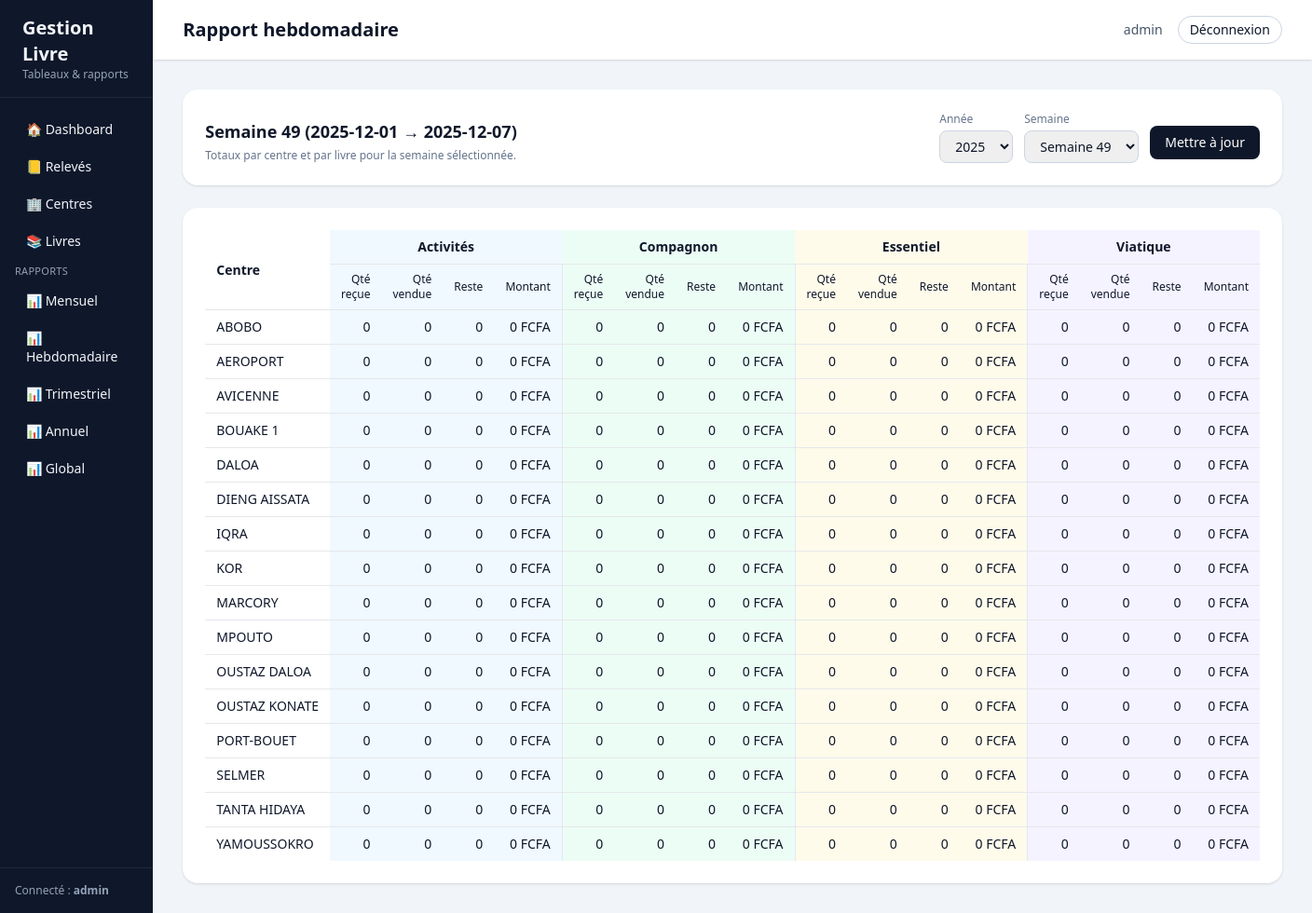
The app's page /rapports/semaine/ (signed in) with its own data.
### accounts/models.py (models this page shows, shortened)
class User(AbstractUser):
    ROLE_ADMIN = "ADMIN"
    ROLE_CENTRE = "CENTRE"
    ROLE_CHOICES = (
        (ROLE_ADMIN, "Administrateur"),
        (ROLE_CENTRE, "Centre"),
    )
    role = models.CharField(
        max_length=20,
        choices=ROLE_CHOICES,
        default=ROLE_CENTRE,
    )
    centre = models.ForeignKey(
        "gestion.Centre",
        on_delete=models.SET_NULL,
        null=True,
        blank=True,
        related_name="utilisateurs",
    )
    def is_centre(self):
        return self.role == self.ROLE_CENTRE

### gestion/models.py (models this page shows, shortened)
class Livre(models.Model):
    code = models.CharField(
        max_length=50,
        unique=True,
        help_text="Ex: COMPAGNON_180"
    )
    nom = models.CharField(
        max_length=100,
        help_text="Ex: Compagnon"
    )
    pages = models.PositiveIntegerField(default=0)
    prix_unitaire_defaut = models.DecimalField(
        max_digits=10,
        decimal_places=2,
        help_text="Prix par défaut (peut être modifié par centre/période)."
    )

class Centre(models.Model):
    nom = models.CharField(max_length=100, unique=True)
    ville = models.CharField(max_length=100, blank=True)
    contact = models.CharField(max_length=100, blank=True)

### gestion/views.py (the view)
# urls.py: path("rapports/semaine/", rapport_hebdomadaire, name="rapport_hebdomadaire"),
@login_required
def rapport_hebdomadaire(request):
    today = timezone.now().date()
    iso = today.isocalendar()  # namedtuple (year, week, weekday)
    try:
        year = int(request.GET.get("year", iso.year))
    except ValueError:
        year = iso.year
    try:
        week = int(request.GET.get("week", iso.week))
    except ValueError:
        week = iso.week
    date_debut, date_fin = _week_range(year, week)
    releves = ReleveCentreLivre.objects.filter(
        date_fin__gte=date_debut,
        date_fin__lte=date_fin,
    )
    user = request.user
    if hasattr(user, "is_centre") and user.is_centre() and user.centre_id:
        releves = releves.filter(centre=user.centre)
        centres = Centre.objects.filter(pk=user.centre_id)
    else:
        centres = Centre.objects.all().order_by("nom")
    livres = list(Livre.objects.all().order_by("nom"))
    rows = []
    for centre in centres:
        row = {"centre": centre, "livres": []}
        for livre in livres:
            agg = releves.filter(centre=centre, livre=livre).aggregate(
                q_recue=Sum("quantite_recue"),
                q_vendue=Sum("quantite_vendue"),
                montant=Sum("montant_ventes"),
                reste=Sum("quantite_reste"),
            )
            row["livres"].append(
                {
                    "livre": livre,
                    "q_recue": agg["q_recue"] or 0,
                    "q_vendue": agg["q_vendue"] or 0,
                    "reste": agg["reste"] or 0,
                    "montant": agg["montant"] or 0,
                }
            )
        rows.append(row)
    current_year = today.year
    year_choices = list(range(current_year - 5, current_year + 2))
    week_choices = [(i, f"Semaine {i}") for i in range(1, 54)]
    label = f"Semaine {week} ({date_debut} → {date_fin})"
    context = {
        "year": year,
        "week": week,
        "week_label": label,
        "year_choices": year_choices,
        "week_choices": week_choices,
        "livres": livres,
        "rows": rows,
        "colspan": 1 + len(livres) * 4,
    }
    return render(request, "gestion/rapport_hebdomadaire.html", context)

### gestion/views.py (called while the page is built)
def _week_range(year: int, week: int):
    start = date.fromisocalendar(year, week, 1)
    end = start + timedelta(days=6)
    return start, end

### templates/gestion/rapport_hebdomadaire.html (shortened to what this page needs)
{% extends "base.html" %}
{% block header_title %}Rapport hebdomadaire{% endblock %}
{% block content %}
<div class="space-y-6">
  <div class="bg-white rounded-2xl shadow p-4 md:p-6 flex flex-col md:flex-row md:items-end md:justify-between gap-4">
    <div>
      <h1 class="text-lg font-semibold">
        {{ week_label }}
      </h1>
      <p class="text-xs text-slate-500 mt-1">
        Totaux par centre et par livre pour la semaine sélectionnée.
      </p>
    </div>
    <form method="get" class="flex flex-wrap items-end gap-3 text-sm">
      <div>
        <label class="block text-xs font-medium text-slate-500 mb-1">
          Année
        </label>
        <select name="year"
                class="rounded-lg border border-slate-300 px-3 py-1.5 text-sm focus:outline-none focus:ring-2 focus:ring-slate-900">
          {% for y in year_choices %}
            <option value="{{ y }}" {% if y == year %}selected{% endif %}>
              {{ y }}
            </option>
          {% endfor %}
        </select>
      </div>
      <div>
        <label class="block text-xs font-medium text-slate-500 mb-1">
          Semaine
        </label>
        <select name="week"
                class="rounded-lg border border-slate-300 px-3 py-1.5 text-sm focus:outline-none focus:ring-2 focus:ring-slate-900">
          {% for w, label in week_choices %}
            <option value="{{ w }}" {% if w == week %}selected{% endif %}>
              {{ label }}
            </option>
          {% endfor %}
        </select>
      </div>
      <div class="pb-1">
        <button type="submit"
                class="rounded-lg bg-slate-900 text-white px-4 py-2 text-sm font-medium hover:bg-slate-800">
          Mettre à jour
        </button>
      </div>
    </form>
  </div>
  <div class="bg-white rounded-2xl shadow p-4 md:p-6 overflow-x-auto">
    {% include "gestion/rapport_table.html" %}
  </div>
</div>
{% endblock %}

### templates/base.html (shortened to what this page needs)
<!DOCTYPE html>
<html lang="fr">
<head>
  <script src="https://cdn.tailwindcss.com"></script>
</head>
<body class="bg-slate-100 text-slate-900">
  <div class="min-h-screen flex"
       style="padding-top: env(safe-area-inset-top); padding-bottom: env(safe-area-inset-bottom);">
    <aside class="w-64 bg-slate-900 text-slate-100 hidden md:flex flex-col">
      <div class="px-6 py-4 border-b border-slate-800">
        <h1 class="text-xl font-bold">Gestion Livre</h1>
        <p class="text-xs text-slate-400">Tableaux &amp; rapports</p>
      </div>
      <nav class="flex-1 px-4 py-4 space-y-1 text-sm">
        <a href="{% url 'dashboard' %}" class="block px-3 py-2 rounded-lg hover:bg-slate-800">
          🏠 Dashboard
        </a>
        <a href="{% url 'releve_list' %}" class="block px-3 py-2 rounded-lg hover:bg-slate-800">
          📒 Relevés
        </a>
        <a href="{% url 'centre_list' %}" class="block px-3 py-2 rounded-lg hover:bg-slate-800">
          🏢 Centres
        </a>
        <a href="{% url 'livre_list' %}" class="block px-3 py-2 rounded-lg hover:bg-slate-800">
          📚 Livres
        </a>
        <p class="mt-4 mb-1 text-[11px] uppercase tracking-wide text-slate-400">
          Rapports
        </p>
        <a href="{% url 'rapport_mensuel' %}" class="block px-3 py-2 rounded-lg hover:bg-slate-800">
          📊 Mensuel
        </a>
        <a href="{% url 'rapport_hebdomadaire' %}" class="block px-3 py-2 rounded-lg hover:bg-slate-800">
          📊 Hebdomadaire
        </a>
        <a href="{% url 'rapport_trimestriel' %}" class="block px-3 py-2 rounded-lg hover:bg-slate-800">
          📊 Trimestriel
        </a>
        <a href="{% url 'rapport_annuel' %}" class="block px-3 py-2 rounded-lg hover:bg-slate-800">
          📊 Annuel
        </a>
        <a href="{% url 'rapport_global' %}" class="block px-3 py-2 rounded-lg hover:bg-slate-800">
          📊 Global
        </a>
      </nav>
      <div class="px-4 py-4 border-t border-slate-800 text-xs text-slate-400">
        {% if request.user.is_authenticated %}
          Connecté : <span class="font-semibold">{{ request.user.username }}</span><br />
        {% endif %}
      </div>
    </aside>
    <main class="flex-1 flex flex-col">
      <header class="h-16 bg-white shadow flex items-center justify-between px-4 md:px-8">
        <div class="flex items-center gap-3">
          <h2 class="text-lg md:text-xl font-semibold">
            {% block header_title %}Dashboard{% endblock %}
          </h2>
        </div>
        <div class="flex items-center gap-4 text-sm">
          {% if request.user.is_authenticated %}
            <span class="hidden sm:inline text-slate-600">
              {{ request.user.username }}
            </span>
            <form method="post" action="{% url 'logout' %}">
              <button
                type="submit"
                class="px-3 py-1 rounded-full border border-slate-300 hover:bg-slate-100"
              >
                Déconnexion
              </button>
            </form>
          {% else %}
            <a href="{% url 'login' %}" class="px-3 py-1 rounded-full bg-slate-900 text-white">
              Connexion
            </a>
          {% endif %}
        </div>
      </header>
      <section class="p-4 md:p-8">
        {% block content %}{% endblock %}
      </section>
    </main>
  </div>
</body>
</html>

### templates/gestion/rapport_table.html (shortened to what this page needs)
<table class="min-w-full text-xs md:text-sm">
  <thead>
    <tr class="border-b">
      <th rowspan="2" class="py-2 px-3 text-left align-middle bg-white">
        Centre
      </th>
      {% for livre in livres %}
        <th colspan="4"
            class="py-2 px-3 text-center text-xs md:text-sm font-semibold
            {% if forloop.counter0 == 0 %}bg-sky-50
            {% elif forloop.counter0 == 1 %}bg-emerald-50
            {% elif forloop.counter0 == 2 %}bg-amber-50
            {% else %}bg-violet-50{% endif %}">
          {{ livre.nom }}
        </th>
      {% endfor %}
    </tr>
    <tr class="border-b">
      {% for livre in livres %}
        <th class="py-2 px-3 text-right text-[11px] md:text-xs font-medium
            {% if forloop.counter0 == 0 %}bg-sky-50
            {% elif forloop.counter0 == 1 %}bg-emerald-50
            {% elif forloop.counter0 == 2 %}bg-amber-50
            {% else %}bg-violet-50{% endif %}
            {% if not forloop.first %} border-l border-slate-200{% endif %}">
          Qté reçue
        </th>
        <th class="py-2 px-3 text-right text-[11px] md:text-xs font-medium
            {% if forloop.counter0 == 0 %}bg-sky-50
            {% elif forloop.counter0 == 1 %}bg-emerald-50
            {% elif forloop.counter0 == 2 %}bg-amber-50
            {% else %}bg-violet-50{% endif %}">
          Qté vendue
        </th>
        <th class="py-2 px-3 text-right text-[11px] md:text-xs font-medium
            {% if forloop.counter0 == 0 %}bg-sky-50
            {% elif forloop.counter0 == 1 %}bg-emerald-50
            {% elif forloop.counter0 == 2 %}bg-amber-50
            {% else %}bg-violet-50{% endif %}">
          Reste
        </th>
        <th class="py-2 px-3 text-right text-[11px] md:text-xs font-medium
            {% if forloop.counter0 == 0 %}bg-sky-50
            {% elif forloop.counter0 == 1 %}bg-emerald-50
            {% elif forloop.counter0 == 2 %}bg-amber-50
            {% else %}bg-violet-50{% endif %}">
          Montant
        </th>
      {% endfor %}
    </tr>
  </thead>
  <tbody>
    {% if rows %}
      {% for row in rows %}
        <tr class="border-b last:border-0 hover:bg-slate-50/40">
          <td class="py-2 px-3 font-medium text-left whitespace-nowrap bg-white">
            {{ row.centre.nom }}
          </td>
          {% for data in row.livres %}
            <td class="py-2 px-3 text-right text-xs md:text-sm
                       {% if forloop.counter0 == 0 %}bg-sky-50
                       {% elif forloop.counter0 == 1 %}bg-emerald-50
                       {% elif forloop.counter0 == 2 %}bg-amber-50
                       {% else %}bg-violet-50{% endif %}
                       {% if not forloop.first %} border-l border-slate-200{% endif %}">
              {{ data.q_recue }}
            </td>
            <td class="py-2 px-3 text-right text-xs md:text-sm
                       {% if forloop.counter0 == 0 %}bg-sky-50
                       {% elif forloop.counter0 == 1 %}bg-emerald-50
                       {% elif forloop.counter0 == 2 %}bg-amber-50
                       {% else %}bg-violet-50{% endif %}">
              {{ data.q_vendue }}
            </td>
            <td class="py-2 px-3 text-right text-xs md:text-sm
                       {% if forloop.counter0 == 0 %}bg-sky-50
                       {% elif forloop.counter0 == 1 %}bg-emerald-50
                       {% elif forloop.counter0 == 2 %}bg-amber-50
                       {% else %}bg-violet-50{% endif %}">
              {{ data.reste }}
            </td>
            <td class="py-2 px-3 text-right text-xs md:text-sm
                       {% if forloop.counter0 == 0 %}bg-sky-50
                       {% elif forloop.counter0 == 1 %}bg-emerald-50
                       {% elif forloop.counter0 == 2 %}bg-amber-50
                       {% else %}bg-violet-50{% endif %}">
              {{ data.montant }} FCFA
            </td>
          {% endfor %}
        </tr>
      {% endfor %}
    {% endif %}
  </tbody>
</table>

### records on screen
User: user.username "admin"
Livre: nom "Activités", q_recue "0", q_vendue "0", reste "0", montant "0"
Livre: nom "Compagnon", q_recue "0", q_vendue "0", reste "0", montant "0"
Livre: nom "Essentiel", q_recue "0", q_vendue "0", reste "0", montant "0"
Livre: nom "Viatique", q_recue "0", q_vendue "0", reste "0", montant "0"
Centre: centre.nom "ABOBO"
Centre: centre.nom "AEROPORT"
Centre: centre.nom "AVICENNE"
Centre: centre.nom "BOUAKE 1"
Centre: centre.nom "DALOA"
Centre: centre.nom "DIENG AISSATA"
Centre: centre.nom "IQRA"
Centre: centre.nom "KOR"
Centre: centre.nom "MARCORY"
Centre: centre.nom "MPOUTO"
Centre: centre.nom "OUSTAZ DALOA"
Centre: centre.nom "OUSTAZ KONATE"
Centre: centre.nom "PORT-BOUET"
Centre: centre.nom "SELMER"
Centre: centre.nom "TANTA HIDAYA"
Centre: centre.nom "YAMOUSSOKRO"

### other values on screen
{{ week_label }} "Semaine 49 (2025-12-01 → 2025-12-07)"
form field year "2025"
form field week "Semaine 49"
